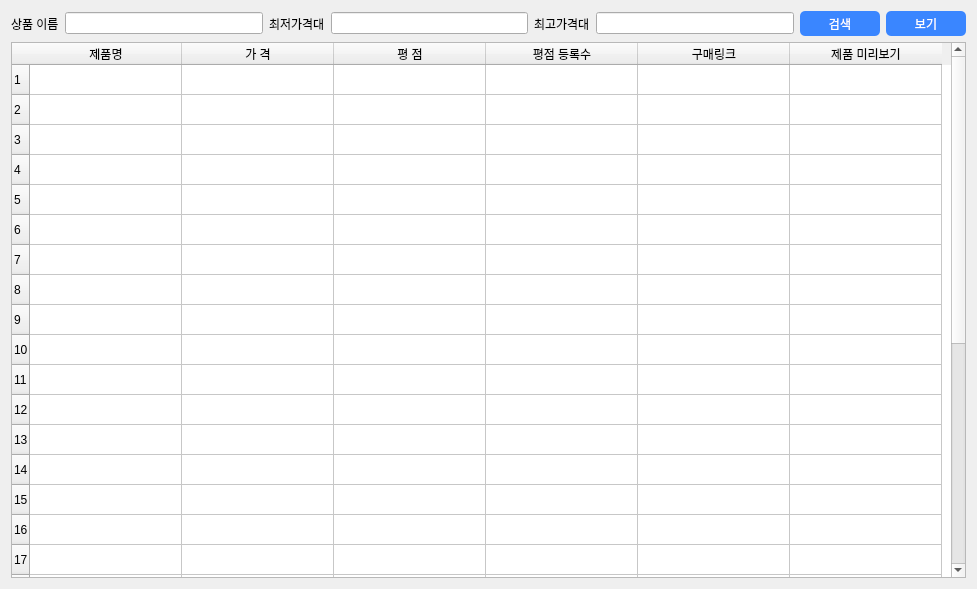
<?xml version="1.0" encoding="UTF-8"?>
<ui version="4.0">
 <class>Dialog</class>
 <widget class="QDialog" name="Dialog">
  <property name="geometry">
   <rect>
    <x>0</x>
    <y>0</y>
    <width>977</width>
    <height>589</height>
   </rect>
  </property>
  <property name="minimumSize">
   <size>
    <width>840</width>
    <height>585</height>
   </size>
  </property>
  <property name="windowTitle">
   <string>Dialog</string>
  </property>
  <property name="styleSheet">
   <string notr="true">QPushButton{
	color: white;
	background-color: rgb(58, 134, 255);
	border-radius: 5px;
}
#Dialog{
	background:url(&quot;D:/Python_practice/Uitest/배경2.jpg&quot;)
}</string>
  </property>
  <layout class="QGridLayout" name="gridLayout">
   <item row="0" column="0">
    <widget class="QLabel" name="label">
     <property name="text">
      <string>상품 이름</string>
     </property>
    </widget>
   </item>
   <item row="0" column="1">
    <widget class="QLineEdit" name="lineEdit"/>
   </item>
   <item row="0" column="2">
    <widget class="QLabel" name="label_2">
     <property name="text">
      <string>최저가격대</string>
     </property>
    </widget>
   </item>
   <item row="0" column="3">
    <widget class="QLineEdit" name="lineEdit_2"/>
   </item>
   <item row="0" column="4">
    <widget class="QLabel" name="label_3">
     <property name="text">
      <string>최고가격대</string>
     </property>
    </widget>
   </item>
   <item row="0" column="5">
    <widget class="QLineEdit" name="lineEdit_3"/>
   </item>
   <item row="0" column="6">
    <widget class="QPushButton" name="pushButton">
     <property name="sizePolicy">
      <sizepolicy hsizetype="Minimum" vsizetype="Fixed">
       <horstretch>0</horstretch>
       <verstretch>0</verstretch>
      </sizepolicy>
     </property>
     <property name="minimumSize">
      <size>
       <width>80</width>
       <height>25</height>
      </size>
     </property>
     <property name="text">
      <string>검색</string>
     </property>
    </widget>
   </item>
   <item row="0" column="7">
    <widget class="QPushButton" name="pushButton_2">
     <property name="minimumSize">
      <size>
       <width>80</width>
       <height>25</height>
      </size>
     </property>
     <property name="text">
      <string>보기</string>
     </property>
    </widget>
   </item>
   <item row="1" column="0" colspan="8">
    <widget class="QTableWidget" name="tableWidget">
     <property name="rowCount">
      <number>30</number>
     </property>
     <property name="columnCount">
      <number>6</number>
     </property>
     <attribute name="horizontalHeaderDefaultSectionSize">
      <number>152</number>
     </attribute>
     <attribute name="horizontalHeaderMinimumSectionSize">
      <number>40</number>
     </attribute>
     <attribute name="verticalHeaderDefaultSectionSize">
      <number>30</number>
     </attribute>
     <attribute name="verticalHeaderMinimumSectionSize">
      <number>16</number>
     </attribute>
     <row/>
     <row/>
     <row/>
     <row/>
     <row/>
     <row/>
     <row/>
     <row/>
     <row/>
     <row/>
     <row/>
     <row/>
     <row/>
     <row/>
     <row/>
     <row/>
     <row/>
     <row/>
     <row/>
     <row/>
     <row/>
     <row/>
     <row/>
     <row/>
     <row/>
     <row/>
     <row/>
     <row/>
     <row/>
     <row/>
     <column>
      <property name="text">
       <string>제품명</string>
      </property>
     </column>
     <column>
      <property name="text">
       <string>가 격</string>
      </property>
     </column>
     <column>
      <property name="text">
       <string>평 점</string>
      </property>
     </column>
     <column>
      <property name="text">
       <string>평점 등록수</string>
      </property>
     </column>
     <column>
      <property name="text">
       <string>구매링크</string>
      </property>
     </column>
     <column>
      <property name="text">
       <string>제품 미리보기</string>
      </property>
     </column>
    </widget>
   </item>
  </layout>
 </widget>
 <resources/>
 <connections/>
</ui>
